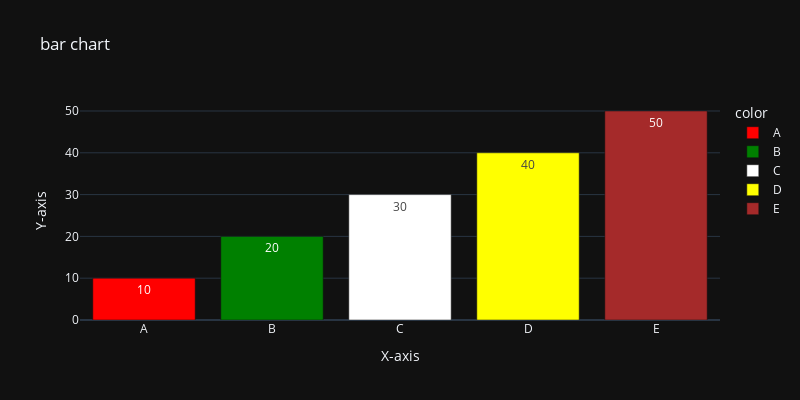

Notebook cell for this chart:
### Code cell
labels = ["A","B","C","D","E"]
counts= [10,20,30,40,50]
px.bar(x=labels, y=counts, title="bar chart",labels= {'x':"X-axis",'y':'Y-axis'},
        width=800,height=400,color=labels,text=counts,template='plotly_dark',color_discrete_map={'A':'red','B':'green','C':'white','D':'yellow','E':'brown'})

### Figure 1 — Plotly figure (JSON) as saved in the notebook; plotly's stock layout.template omitted (floating-point values rounded to 4 significant figures)
{"data": [{"alignmentgroup": "True", "hovertemplate": "color=A<br>X-axis=%{x}<br>Y-axis=%{y}<br>text=%{text}<extra></extra>", "legendgroup": "A", "marker": {"color": "red", "pattern": {"shape": ""}}, "name": "A", "offsetgroup": "A", "orientation": "v", "showlegend": true, "text": [10], "textposition": "auto", "type": "bar", "x": ["A"], "xaxis": "x", "y": [10], "yaxis": "y"}, {"alignmentgroup": "True", "hovertemplate": "color=B<br>X-axis=%{x}<br>Y-axis=%{y}<br>text=%{text}<extra></extra>", "legendgroup": "B", "marker": {"color": "green", "pattern": {"shape": ""}}, "name": "B", "offsetgroup": "B", "orientation": "v", "showlegend": true, "text": [20], "textposition": "auto", "type": "bar", "x": ["B"], "xaxis": "x", "y": [20], "yaxis": "y"}, {"alignmentgroup": "True", "hovertemplate": "color=C<br>X-axis=%{x}<br>Y-axis=%{y}<br>text=%{text}<extra></extra>", "legendgroup": "C", "marker": {"color": "white", "pattern": {"shape": ""}}, "name": "C", "offsetgroup": "C", "orientation": "v", "showlegend": true, "text": [30], "textposition": "auto", "type": "bar", "x": ["C"], "xaxis": "x", "y": [30], "yaxis": "y"}, {"alignmentgroup": "True", "hovertemplate": "color=D<br>X-axis=%{x}<br>Y-axis=%{y}<br>text=%{text}<extra></extra>", "legendgroup": "D", "marker": {"color": "yellow", "pattern": {"shape": ""}}, "name": "D", "offsetgroup": "D", "orientation": "v", "showlegend": true, "text": [40], "textposition": "auto", "type": "bar", "x": ["D"], "xaxis": "x", "y": [40], "yaxis": "y"}, {"alignmentgroup": "True", "hovertemplate": "color=E<br>X-axis=%{x}<br>Y-axis=%{y}<br>text=%{text}<extra></extra>", "legendgroup": "E", "marker": {"color": "brown", "pattern": {"shape": ""}}, "name": "E", "offsetgroup": "E", "orientation": "v", "showlegend": true, "text": [50], "textposition": "auto", "type": "bar", "x": ["E"], "xaxis": "x", "y": [50], "yaxis": "y"}], "layout": {"barmode": "relative", "height": 400, "legend": {"title": {"text": "color"}, "tracegroupgap": 0}, "title": {"text": "bar chart"}, "width": 800, "xaxis": {"anchor": "y", "domain": [0, 1], "title": {"text": "X-axis"}}, "yaxis": {"anchor": "x", "domain": [0, 1], "title": {"text": "Y-axis"}}}}
